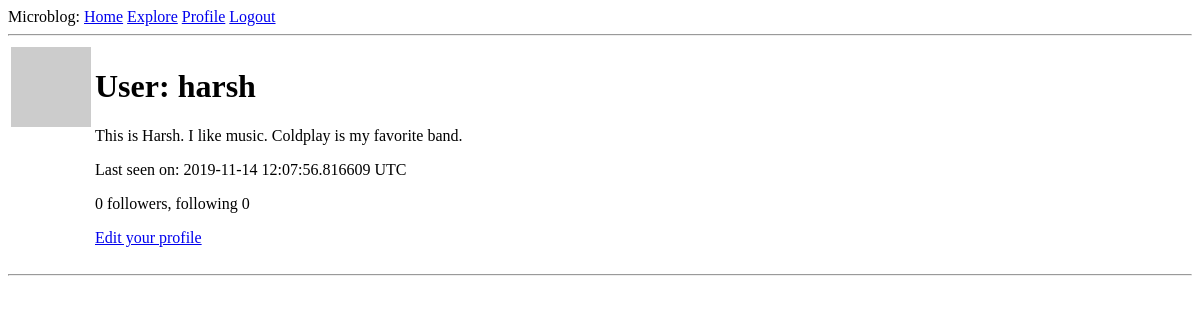
Page /profile/harsh (signed in) on the earlier database version.
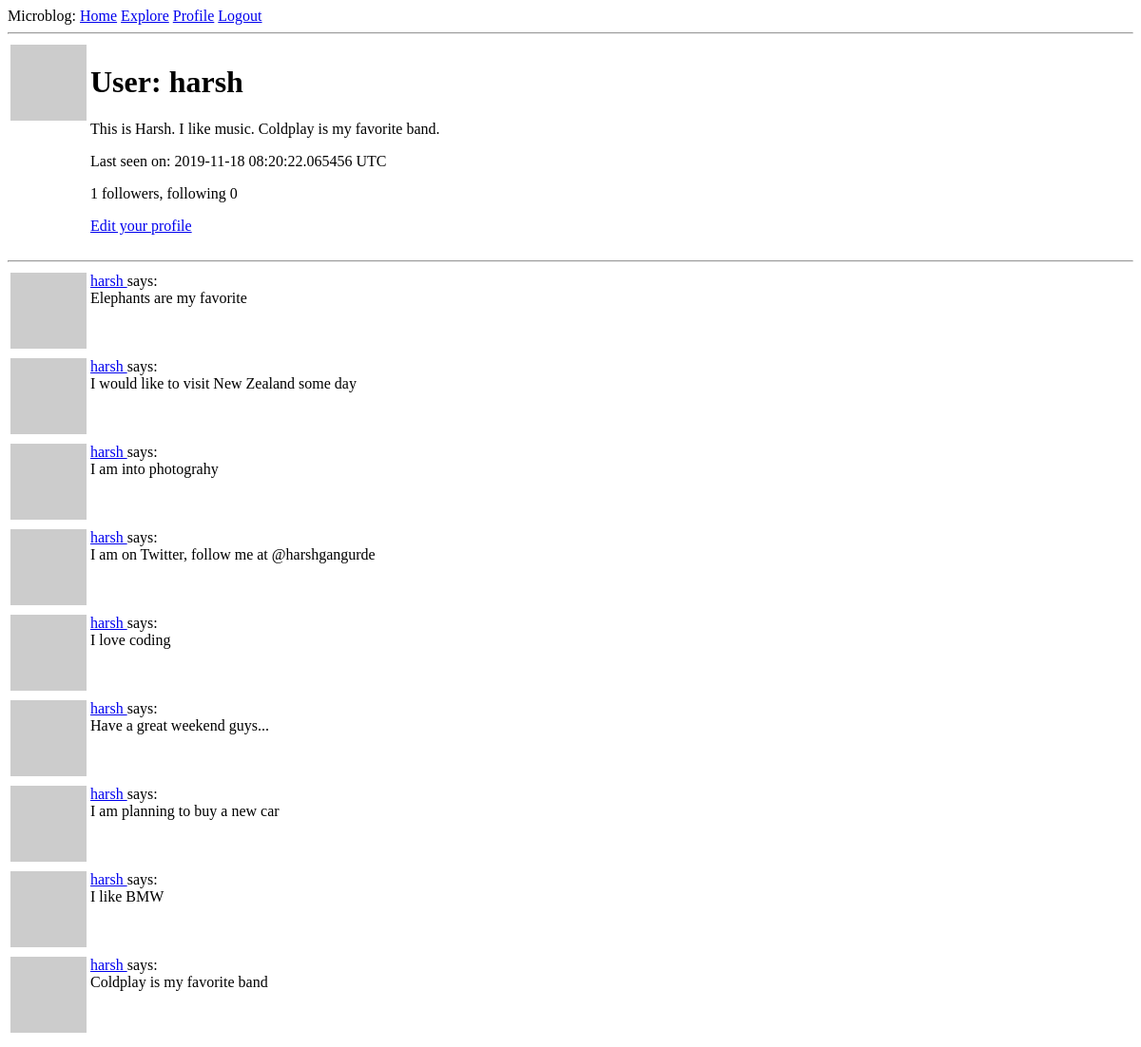
Same page on the later database version.
### app/models.py (models this page shows, shortened)
class User(UserMixin, db.Model):
    id = db.Column(db.Integer, primary_key=True)
    username = db.Column(db.String(64), index=True, unique=True)
    email = db.Column(db.String(120), index=True, unique=True)
    password_hash = db.Column(db.String(128))
    about_me = db.Column(db.String(100))
    last_seen = db.Column(db.DateTime, default=datetime.utcnow)
    posts = db.relationship('Post', backref='author', lazy='dynamic')
    followed = db.relationship('User', secondary=followers,
                               primaryjoin=(followers.c.follower_id == id),
                               secondaryjoin=(followers.c.followed_id == id),
                               backref=db.backref('followers', lazy='dynamic'), lazy='dynamic')
    def get_avatar(self, size):
        digest = md5(self.email.lower().encode('utf-8')).hexdigest()
        return 'https://www.gravatar.com/avatar/{}?d=identicon&s={}'.format(digest, size)

class Post(db.Model):
    id = db.Column(db.Integer, primary_key=True)
    body = db.Column(db.String(200))
    timestamp = db.Column(db.DateTime, index=True, default=datetime.utcnow)
    user_id = db.Column(db.Integer, db.ForeignKey('user.id'))

### app/routes.py (the view)
@flask_app.route('/profile/<username>')
@login_required
def profile(username):
    user = User.query.filter_by(username=username).first_or_404()
    page = request.args.get('page', 1, type=int)
    posts = user.posts.order_by(Post.timestamp.desc()).paginate(page, flask_app.config['POSTS_PER_PAGE'], False)
    next_url = url_for('profile', username=user.username, page=posts.next_num) if posts.has_next else None
    prev_url = url_for('profile', username=user.username, page=posts.prev_num) if posts.has_prev else None
    return render_template('profile.html', title='Profile', user=user,
                           posts=posts.items, next_url=next_url, prev_url=prev_url)

### app/models.py (called while the page is built)
@login.user_loader
def load_user(user_id):
    return User.query.get(int(user_id))

### app/routes.py (called while the page is built)
@flask_app.before_request
def before_request():
    if current_user.is_authenticated:
        current_user.last_seen = datetime.utcnow()
        db.session.commit()

### app/templates/profile.html (shortened to what this page needs)
<!DOCTYPE html>
<html lang="en">
<head>
</head>
<body>
    {% extends "base.html" %}
    {% block content %}
        <table>
            <tr valign="top">
                <td><img src="{{ user.get_avatar(128) }}"></td>
                <td>
                    <h1>User: {{ user.username }}</h1>
                    {% if user.about_me %}<p>{{ user.about_me }}</p>{% endif %}
                    {% if user.last_seen %}<p>Last seen on: {{ user.last_seen }} UTC</p>{% endif %}
                    <p>{{ user.followers.count() }} followers, following {{ user.followed.count() }}</p>
                    {% if user == current_user %}
                        <p><a href="{{ url_for('edit_profile') }}">Edit your profile</a></p>
                    {% elif not current_user.is_following(user) %}
                        <p><a href="{{ url_for('follow', username=user.username) }}">Follow</a></p>
                    {% else %}
                        <p><a href="{{ url_for('unfollow', username=user.username) }}">Unfollow</a></p>
                    {% endif %}
                </td>
            </tr>
        </table>
        <hr>
        {% for post in posts %}
            {% include '_post.html' %}
        {% endfor %}
    {% endblock %}

### app/templates/_post.html
<table>
    <tr valign="top">
        <td><img src="{{ post.author.get_avatar(36) }}"></td>
        <td>
            <a href="{{ url_for('profile', username=post.author.username) }}">
                {{ post.author.username }}
            </a>
            says:<br>{{ post.body }}
        </td>
    </tr>
</table>

Differences in the rows shown:
changed User "harsh": last_seen "2019-11-14 12:07:56.816609" → "2019-11-18 08:20:22.065456"
added Post: author.username "harsh", body "Elephants are my favorite"
added Post: author.username "harsh", body "I would like to visit New Zealand some day"
added Post: author.username "harsh", body "I am into photograhy"
added Post: author.username "harsh", body "I am on Twitter, follow me at @harshgangurde"
added Post: author.username "harsh", body "I love coding"
added Post: author.username "harsh", body "Have a great weekend guys..."
added Post: author.username "harsh", body "I am planning to buy a new car"
added Post: author.username "harsh", body "I like BMW"
added Post: author.username "harsh", body "Coldplay is my favorite band"
Other differences:
{{ user.followers.count() }}: "0" → "1"
